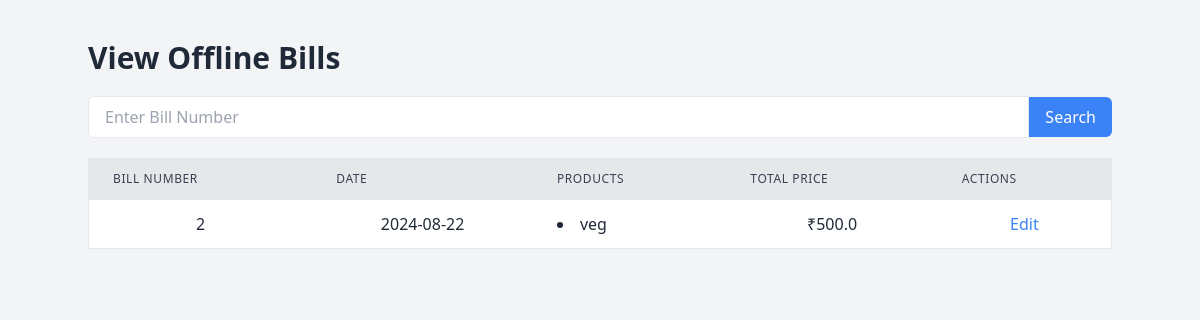
Screenshot of /search_offline_bill?bill_no=2 (signed in) with the database file from the repository.
### models.py (models this page shows, shortened)
class TransactionRecord(db.Model):
    id = db.Column(db.Integer, primary_key=True)
    bill_no = db.Column(db.Integer, unique=True, nullable=False)
    date = db.Column(db.Date, nullable=False, default=datetime.utcnow)
    total_price = db.Column(db.Float, nullable=False)
    billing_mode = db.Column(db.String(10), nullable=False)  # New field to store 'online' or 'offline'
    organisation_id = db.Column(db.Integer, db.ForeignKey('organisation.id'), nullable=False)
    customer_id = db.Column(db.Integer, db.ForeignKey('customer.id'), nullable=True)  # Allow null if no customer info
    items = db.relationship('TransactionItem', backref='transaction', lazy=True)
    customer = db.relationship('Customer', backref='transaction_records')

class TransactionItem(db.Model):
    id = db.Column(db.Integer, primary_key=True)
    transaction_id = db.Column(db.Integer, db.ForeignKey('transaction_record.id'), nullable=False)
    product_id = db.Column(db.Integer, db.ForeignKey('product.id'), nullable=False)
    quantity = db.Column(db.Integer, nullable=False)
    total_price = db.Column(db.Float, nullable=False)

class Product(db.Model):
    id = db.Column(db.Integer, primary_key=True)
    name = db.Column(db.String(100), nullable=False)
    SKU = db.Column(db.String(50), nullable=False)
    net_price = db.Column(db.Float, nullable=False)
    selling_price = db.Column(db.Float, nullable=False)
    quantity = db.Column(db.Integer, nullable=False)
    seller = db.Column(db.String(100), nullable=False)
    organisation_id = db.Column(db.Integer, db.ForeignKey('organisation.id'), nullable=False)
    category_id = db.Column(db.Integer, db.ForeignKey('product_category.id'), nullable=True)  # Allow null if category not mandatory
    inventory = db.relationship('Inventory', backref='product', lazy=True)

### blueprints/billing.py (the view)
@billing_bp.route('/search_offline_bill', methods=['GET'])
def search_offline_bill():
    organisation_id = session.get('organisation_id')
    if not organisation_id:
        flash('User is not logged in!', 'danger')
        return redirect(url_for('auth.login'))
    bill_no = request.args.get('bill_no')
    bills = []
    bill_items_dict = {}
    if bill_no:
        bills = TransactionRecord.query.filter_by(
            organisation_id=organisation_id,
            billing_mode='offline',
            bill_no=bill_no
        ).all()
        if bills:
            bill_ids = [bill.id for bill in bills]
            bill_items = db.session.query(
                TransactionItem,
                Product.name.label('product_name'),
                Product.SKU.label('product_sku')
            ).join(Product, TransactionItem.product_id == Product.id).filter(
                TransactionItem.transaction_id.in_(bill_ids)
            ).all()
            for item in bill_items:
                if item.TransactionItem.transaction_id not in bill_items_dict:
                    bill_items_dict[item.TransactionItem.transaction_id] = []
                bill_items_dict[item.TransactionItem.transaction_id].append(item)
    return render_template('view_offline_bills.html', bills=bills, bill_items_dict=bill_items_dict)

### templates/view_offline_bills.html (shortened to what this page needs)
<!DOCTYPE html>
<html lang="en">
<head>
    <link href="https://cdn.jsdelivr.net/npm/tailwindcss@2.2.19/dist/tailwind.min.css" rel="stylesheet">
</head>
<body class="bg-gray-100 text-gray-800">
    <div class="container mx-auto mt-10">
        <h1 class="text-3xl font-bold mb-5">View Offline Bills</h1>
        <form method="GET" action="{{ url_for('billing.search_offline_bill') }}" class="mb-5">
            <div class="flex items-center">
                <input
                    type="text"
                    name="bill_no"
                    id="bill_no"
                    class="w-full px-4 py-2 border rounded-l-md focus:outline-none focus:ring-2 focus:ring-blue-500"
                    placeholder="Enter Bill Number"
                    required
                >
                <button type="submit" class="bg-blue-500 text-white px-4 py-2 rounded-r-md hover:bg-blue-600">
                    Search
                </button>
            </div>
        </form>
        <div class="overflow-x-auto">
            <table class="min-w-full bg-white border border-gray-200">
                <thead>
                    <tr class="bg-gray-200">
                        <th class="py-3 px-6 text-left text-xs font-medium text-gray-700 uppercase tracking-wider border-b">Bill Number</th>
                        <th class="py-3 px-6 text-left text-xs font-medium text-gray-700 uppercase tracking-wider border-b">Date</th>
                        <th class="py-3 px-6 text-left text-xs font-medium text-gray-700 uppercase tracking-wider border-b">Products</th>
                        <th class="py-3 px-6 text-left text-xs font-medium text-gray-700 uppercase tracking-wider border-b">Total Price</th>
                        <th class="py-3 px-6 text-left text-xs font-medium text-gray-700 uppercase tracking-wider border-b">Actions</th>
                    </tr>
                </thead>
                <tbody>
                    {% if bills %}
                        {% for bill in bills %}
                        <tr class="hover:bg-gray-100">
                            <td class="py-3 px-6 text-center border-b">{{ bill.bill_no }}</td>
                            <td class="py-3 px-6 text-center border-b">{{ bill.date }}</td>
                            <td class="py-3 px-6 border-b">
                                <ul class="list-disc list-inside">
                                    {% for item in bill_items_dict[bill.id] %}
                                    <li>
                                        {{ item.product_name }}
                                    </li>
                                    {% endfor %}
                                </ul>
                            </td>
                            <td class="py-3 px-6 text-center border-b">₹{{ bill.total_price }}</td>
                            <td class="py-3 px-6 text-center border-b">
                                <a href="{{ url_for('billing.edit_offline_bill', bill_id=bill.id) }}" class="text-blue-500 hover:text-blue-700">Edit</a>
                            </td>
                        </tr>
                        {% endfor %}
                    {% else %}
                        <tr>
                            <td colspan="5" class="py-3 px-6 text-center border-b">No bills found.</td>
                        </tr>
                    {% endif %}
                </tbody>
            </table>
        </div>
    </div>
</body>
</html>

### rows the page displays
TransactionRecord: bill_no "2", date "2024-08-22", total_price "500.0"
TransactionItem: product_name "veg"
